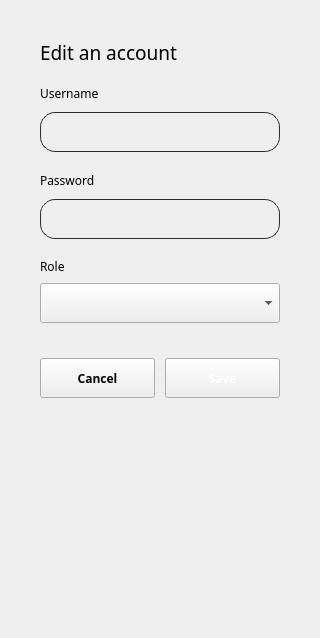
                       <widget class="QWidget" name="page_accounts_edit">
                        <layout class="QGridLayout" name="gridLayout_8">
                         <property name="leftMargin">
                          <number>0</number>
                         </property>
                         <property name="topMargin">
                          <number>0</number>
                         </property>
                         <property name="rightMargin">
                          <number>0</number>
                         </property>
                         <property name="bottomMargin">
                          <number>0</number>
                         </property>
                         <property name="spacing">
                          <number>0</number>
                         </property>
                         <item row="0" column="0" alignment="Qt::AlignTop">
                          <widget class="QWidget" name="widget_accounts_edit" native="true">
                           <layout class="QVBoxLayout" name="verticalLayout_24">
                            <property name="spacing">
                             <number>20</number>
                            </property>
                            <property name="leftMargin">
                             <number>40</number>
                            </property>
                            <property name="topMargin">
                             <number>40</number>
                            </property>
                            <property name="rightMargin">
                             <number>40</number>
                            </property>
                            <property name="bottomMargin">
                             <number>40</number>
                            </property>
                            <item>
                             <widget class="QLabel" name="label_27">
                              <property name="minimumSize">
                               <size>
                                <width>0</width>
                                <height>25</height>
                               </size>
                              </property>
                              <property name="maximumSize">
                               <size>
                                <width>16777215</width>
                                <height>25</height>
                               </size>
                              </property>
                              <property name="font">
                               <font>
                                <family>Hauora ExtraBold</family>
                                <pointsize>14</pointsize>
                               </font>
                              </property>
                              <property name="text">
                               <string>Edit an account</string>
                              </property>
                             </widget>
                            </item>
                            <item>
                             <widget class="QWidget" name="widget_11" native="true">
                              <property name="maximumSize">
                               <size>
                                <width>16777215</width>
                                <height>67</height>
                               </size>
                              </property>
                              <layout class="QVBoxLayout" name="verticalLayout_25">
                               <property name="spacing">
                                <number>10</number>
                               </property>
                               <property name="leftMargin">
                                <number>0</number>
                               </property>
                               <property name="topMargin">
                                <number>0</number>
                               </property>
                               <property name="rightMargin">
                                <number>0</number>
                               </property>
                               <property name="bottomMargin">
                                <number>0</number>
                               </property>
                               <item>
                                <widget class="QLabel" name="label_28">
                                 <property name="minimumSize">
                                  <size>
                                   <width>0</width>
                                   <height>17</height>
                                  </size>
                                 </property>
                                 <property name="maximumSize">
                                  <size>
                                   <width>16777215</width>
                                   <height>17</height>
                                  </size>
                                 </property>
                                 <property name="font">
                                  <font>
                                   <family>Hauora</family>
                                   <pointsize>9</pointsize>
                                  </font>
                                 </property>
                                 <property name="text">
                                  <string>Username</string>
                                 </property>
                                </widget>
                               </item>
                               <item>
                                <widget class="QLineEdit" name="lineEdit_accounts_username_edit">
                                 <property name="minimumSize">
                                  <size>
                                   <width>240</width>
                                   <height>40</height>
                                  </size>
                                 </property>
                                 <property name="maximumSize">
                                  <size>
                                   <width>400</width>
                                   <height>40</height>
                                  </size>
                                 </property>
                                 <property name="font">
                                  <font>
                                   <family>Hauora</family>
                                   <pointsize>9</pointsize>
                                  </font>
                                 </property>
                                 <property name="styleSheet">
                                  <string notr="true">border-radius: 15px;
background-color: rgba(0,0,0,0);
border: 1px solid rgb(45, 45, 45);
padding-top: 4px;
padding-bottom: 4px;
padding-left: 8px;
padding-right: 8px;

</string>
                                 </property>
                                 <property name="text">
                                  <string/>
                                 </property>
                                </widget>
                               </item>
                              </layout>
                             </widget>
                            </item>
                            <item>
                             <widget class="QWidget" name="widget_12" native="true">
                              <property name="maximumSize">
                               <size>
                                <width>16777215</width>
                                <height>67</height>
                               </size>
                              </property>
                              <layout class="QVBoxLayout" name="verticalLayout_26">
                               <property name="spacing">
                                <number>10</number>
                               </property>
                               <property name="leftMargin">
                                <number>0</number>
                               </property>
                               <property name="topMargin">
                                <number>0</number>
                               </property>
                               <property name="rightMargin">
                                <number>0</number>
                               </property>
                               <property name="bottomMargin">
                                <number>0</number>
                               </property>
                               <item>
                                <widget class="QLabel" name="label_29">
                                 <property name="minimumSize">
                                  <size>
                                   <width>0</width>
                                   <height>17</height>
                                  </size>
                                 </property>
                                 <property name="maximumSize">
                                  <size>
                                   <width>16777215</width>
                                   <height>17</height>
                                  </size>
                                 </property>
                                 <property name="font">
                                  <font>
                                   <family>Hauora</family>
                                   <pointsize>9</pointsize>
                                  </font>
                                 </property>
                                 <property name="text">
                                  <string>Password</string>
                                 </property>
                                </widget>
                               </item>
                               <item>
                                <widget class="QLineEdit" name="lineEdit_accounts_password_edit">
                                 <property name="minimumSize">
                                  <size>
                                   <width>240</width>
                                   <height>40</height>
                                  </size>
                                 </property>
                                 <property name="maximumSize">
                                  <size>
                                   <width>400</width>
                                   <height>40</height>
                                  </size>
                                 </property>
                                 <property name="font">
                                  <font>
                                   <family>Hauora</family>
                                   <pointsize>9</pointsize>
                                  </font>
                                 </property>
                                 <property name="styleSheet">
                                  <string notr="true">border-radius: 15px;
background-color: rgba(0,0,0,0);
border: 1px solid rgb(45, 45, 45);
padding-top: 4px;
padding-bottom: 4px;
padding-left: 8px;
padding-right: 8px;

</string>
                                 </property>
                                 <property name="text">
                                  <string/>
                                 </property>
                                </widget>
                               </item>
                              </layout>
                             </widget>
                            </item>
                            <item>
                             <widget class="QWidget" name="widget_13" native="true">
                              <property name="maximumSize">
                               <size>
                                <width>16777215</width>
                                <height>65</height>
                               </size>
                              </property>
                              <layout class="QVBoxLayout" name="verticalLayout_27">
                               <property name="spacing">
                                <number>10</number>
                               </property>
                               <property name="leftMargin">
                                <number>0</number>
                               </property>
                               <property name="topMargin">
                                <number>0</number>
                               </property>
                               <property name="rightMargin">
                                <number>0</number>
                               </property>
                               <property name="bottomMargin">
                                <number>0</number>
                               </property>
                               <item>
                                <widget class="QLabel" name="label_30">
                                 <property name="maximumSize">
                                  <size>
                                   <width>16777215</width>
                                   <height>14</height>
                                  </size>
                                 </property>
                                 <property name="font">
                                  <font>
                                   <family>Hauora</family>
                                   <pointsize>9</pointsize>
                                  </font>
                                 </property>
                                 <property name="text">
                                  <string>Role</string>
                                 </property>
                                </widget>
                               </item>
                               <item>
                                <widget class="QComboBox" name="comboBox_accounts_role_edit">
                                 <property name="minimumSize">
                                  <size>
                                   <width>240</width>
                                   <height>40</height>
                                  </size>
                                 </property>
                                 <property name="maximumSize">
                                  <size>
                                   <width>400</width>
                                   <height>40</height>
                                  </size>
                                 </property>
                                 <property name="font">
                                  <font>
                                   <family>Hauora</family>
                                   <pointsize>9</pointsize>
                                  </font>
                                 </property>
                                 <property name="styleSheet">
                                  <string notr="true"/>
                                 </property>
                                </widget>
                               </item>
                              </layout>
                             </widget>
                            </item>
                            <item>
                             <widget class="QWidget" name="widget_accounts_actions_add_3" native="true">
                              <property name="minimumSize">
                               <size>
                                <width>210</width>
                                <height>0</height>
                               </size>
                              </property>
                              <property name="maximumSize">
                               <size>
                                <width>400</width>
                                <height>55</height>
                               </size>
                              </property>
                              <layout class="QHBoxLayout" name="horizontalLayout_8">
                               <property name="spacing">
                                <number>10</number>
                               </property>
                               <property name="leftMargin">
                                <number>0</number>
                               </property>
                               <property name="topMargin">
                                <number>15</number>
                               </property>
                               <property name="rightMargin">
                                <number>0</number>
                               </property>
                               <property name="bottomMargin">
                                <number>0</number>
                               </property>
                               <item>
                                <widget class="QPushButton" name="pushButton_accounts_edit_cancel">
                                 <property name="minimumSize">
                                  <size>
                                   <width>100</width>
                                   <height>40</height>
                                  </size>
                                 </property>
                                 <property name="maximumSize">
                                  <size>
                                   <width>195</width>
                                   <height>40</height>
                                  </size>
                                 </property>
                                 <property name="font">
                                  <font>
                                   <family>Hauora</family>
                                   <pointsize>9</pointsize>
                                   <bold>true</bold>
                                  </font>
                                 </property>
                                 <property name="cursor">
                                  <cursorShape>ArrowCursor</cursorShape>
                                 </property>
                                 <property name="layoutDirection">
                                  <enum>Qt::LeftToRight</enum>
                                 </property>
                                 <property name="styleSheet">
                                  <string notr="true"/>
                                 </property>
                                 <property name="text">
                                  <string>Cancel</string>
                                 </property>
                                 <property name="iconSize">
                                  <size>
                                   <width>30</width>
                                   <height>30</height>
                                  </size>
                                 </property>
                                 <property name="checkable">
                                  <bool>true</bool>
                                 </property>
                                 <property name="autoExclusive">
                                  <bool>true</bool>
                                 </property>
                                 <attribute name="buttonGroup">
                                  <string notr="true">buttonGroup_accounts_edit</string>
                                 </attribute>
                                </widget>
                               </item>
                               <item>
                                <widget class="QPushButton" name="pushButton_accounts_edit_save">
                                 <property name="minimumSize">
                                  <size>
                                   <width>100</width>
                                   <height>40</height>
                                  </size>
                                 </property>
                                 <property name="maximumSize">
                                  <size>
                                   <width>195</width>
                                   <height>40</height>
                                  </size>
                                 </property>
                                 <property name="font">
                                  <font>
                                   <family>Hauora</family>
                                   <pointsize>9</pointsize>
                                   <bold>true</bold>
                                  </font>
                                 </property>
                                 <property name="cursor">
                                  <cursorShape>ArrowCursor</cursorShape>
                                 </property>
                                 <property name="layoutDirection">
                                  <enum>Qt::LeftToRight</enum>
                                 </property>
                                 <property name="styleSheet">
                                  <string notr="true">color: rgb(255, 255, 255);</string>
                                 </property>
                                 <property name="text">
                                  <string>Save</string>
                                 </property>
                                 <property name="iconSize">
                                  <size>
                                   <width>30</width>
                                   <height>30</height>
                                  </size>
                                 </property>
                                 <property name="checkable">
                                  <bool>true</bool>
                                 </property>
                                 <property name="autoExclusive">
                                  <bool>true</bool>
                                 </property>
                                 <attribute name="buttonGroup">
                                  <string notr="true">buttonGroup_accounts_edit</string>
                                 </attribute>
                                </widget>
                               </item>
                              </layout>
                             </widget>
                            </item>
                            <item>
                             <spacer name="verticalSpacer_22">
                              <property name="orientation">
                               <enum>Qt::Vertical</enum>
                              </property>
                              <property name="sizeType">
                               <enum>QSizePolicy::Fixed</enum>
                              </property>
                              <property name="sizeHint" stdset="0">
                               <size>
                                <width>20</width>
                                <height>200</height>
                               </size>
                              </property>
                             </spacer>
                            </item>
                           </layout>
                          </widget>
                         </item>
                        </layout>
                       </widget>
